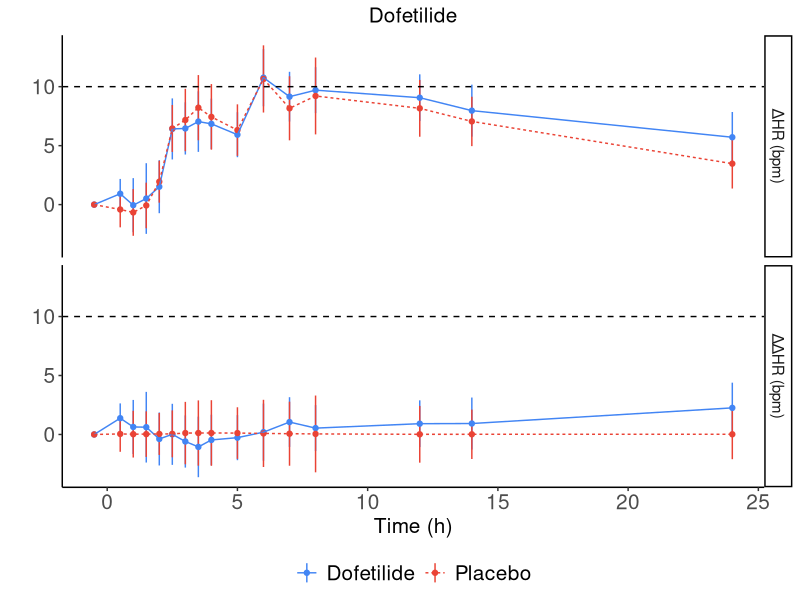
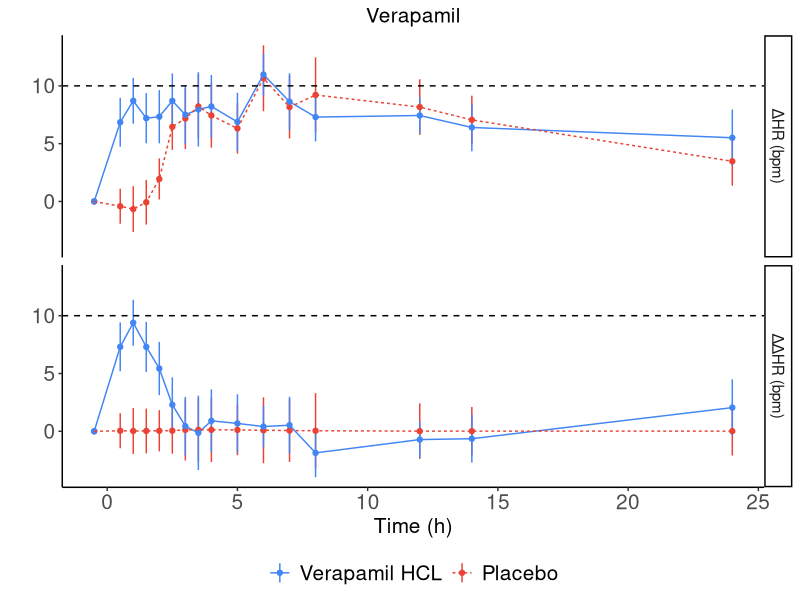
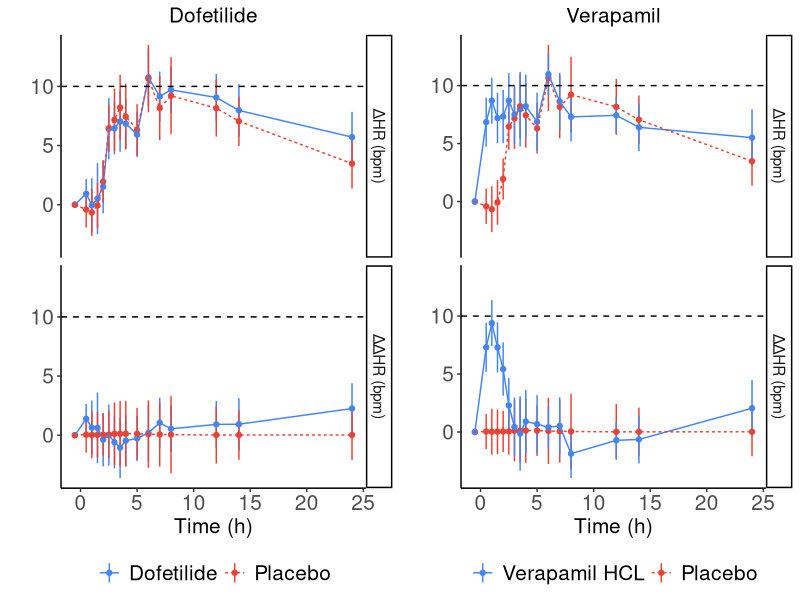
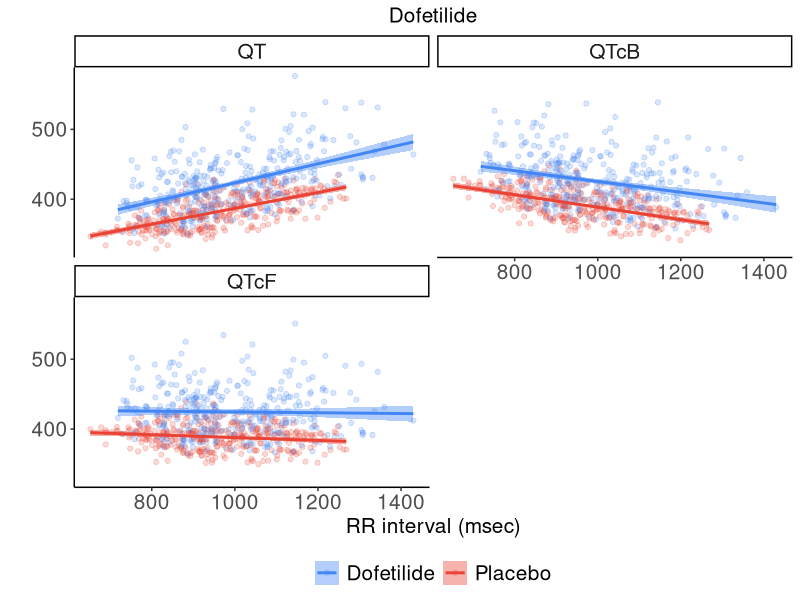
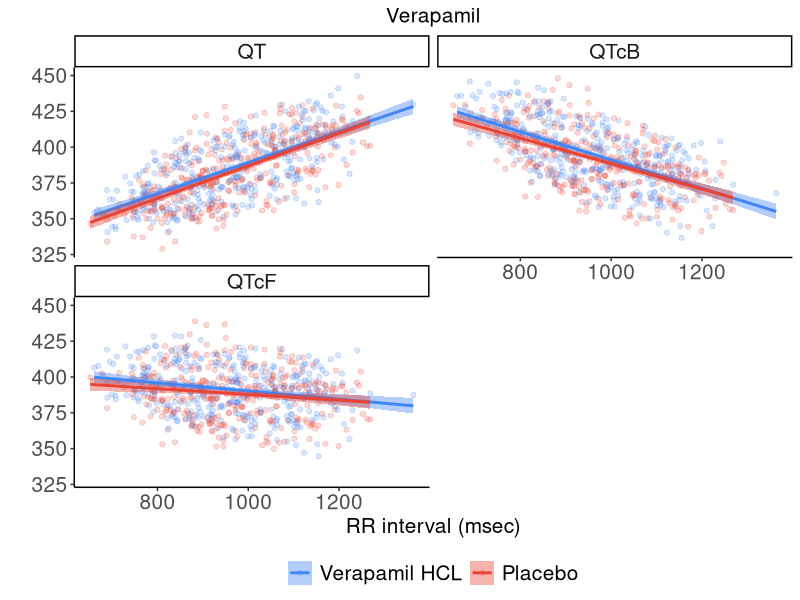
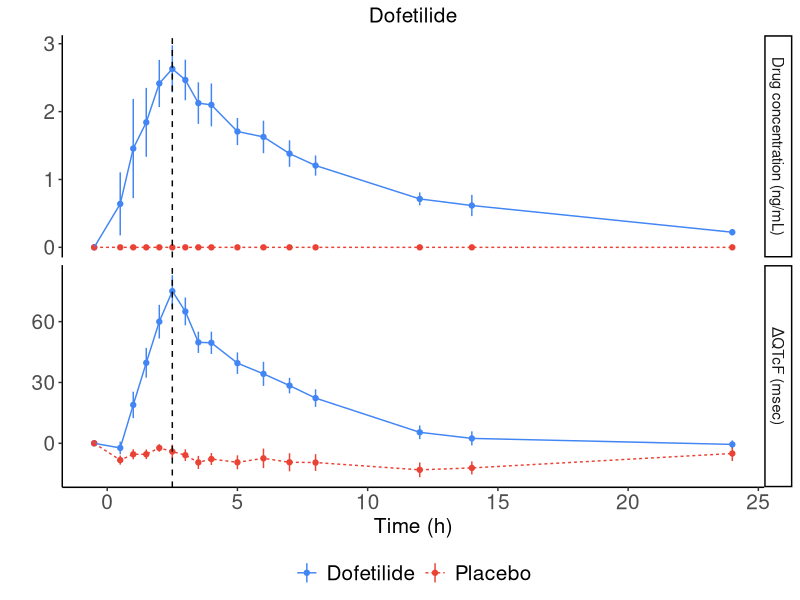
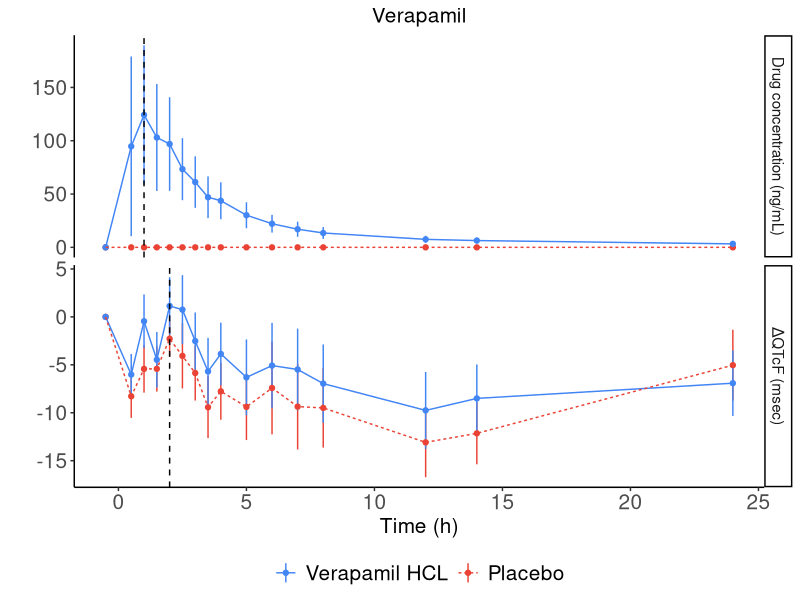
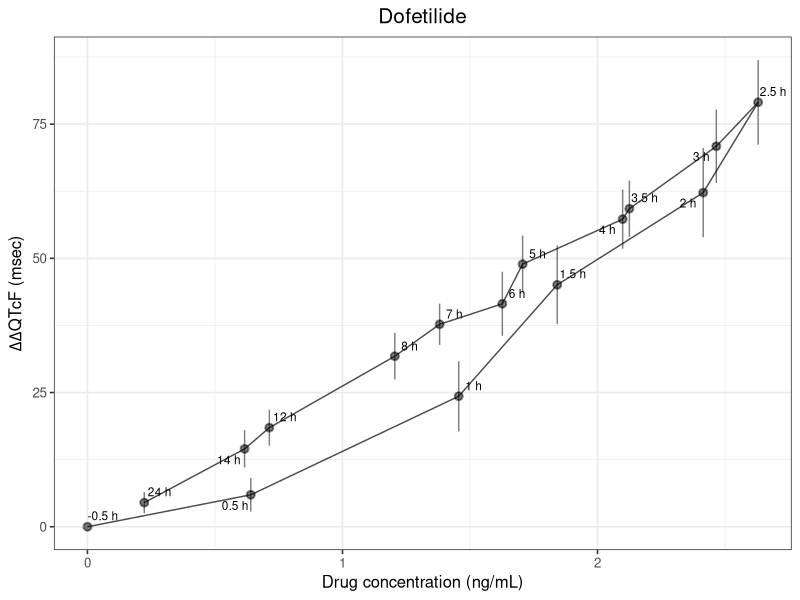

Here is the R script that generated these plots, in order:
## Created by: pharmacometrician
## Date: dd/mm/yyyy
## generate exploratory data analysis plots

#Clean environment
rm(list=ls())

library(dplyr)
library(cowplot)
library(ggplot2)
library(ggrepel)
library(readr)
library(tidyr)
library(ggthemes)

## Import datasetS
d0.dof <- read.csv("data/derived/qtpk_dofetilide.csv") 
d0.ver <- read.csv("data/derived/qtpk_verapamil.csv") 

## Settings for plots and labels
conc.label <- "Drug concentration (ng/mL)" 

# QT labels
delta.QTcF.label <- expression(paste(Delta,"QTcF (msec)"))
deltadelta.QTcF.label <- expression(paste(Delta,Delta,"QTcF (msec)"))

# time labels
time.label <- "Time (hours)"

# ggplot themes
theme_set(theme_bw(base_size = 12))

plot_settings <- list(
theme_classic(),
theme(axis.title = element_text(size = 15),
    axis.text = element_text(size = 15),
    legend.title = element_text(size = 15),
    legend.text = element_text(size = 15),
    strip.text.x = element_text(size = 15)))

## summary function (calculates arithmetic mean, median, min, max, sd (standard deviation), n (number of samples), 
# se (standard error), LCL (lower limit of 90% CI) and UCL (upper limit of 90% CI) )
my.sum.fun<-funs(mean   = mean(. ,na.rm=T),
                 median = median(. , na.rm=T),
                 min    = min(. ,na.rm=T),
                 max    = max(. ,na.rm=T),
                 sd     = sd(. ,na.rm=T), 
                 n      = sum(!is.na(.)),
                 se     = sd(. ,na.rm=T)/sqrt(sum(!is.na(.))),
                 LCL    = mean(. ,na.rm=T)+qnorm(0.05)*(sd(. ,na.rm=T)/sqrt(sum(!is.na(.)))),
                 UCL    = mean(. ,na.rm=T)+qnorm(0.95)*(sd(. ,na.rm=T)/sqrt(sum(!is.na(.)))))

## Time course of dHR and ddHR: format the data and create exploratory plots for HR

# dofetilide

hr.dt.dof <-d0.dof %>%
  # Make long dataset
  dplyr::select(USUBJID, TREAT, TIME, QTcF.CFB, HR.CFB, ddHR, CONC) %>%
  gather(key = KEY, value = VALUE, -USUBJID, -TREAT, -TIME) %>%
  ## Group by these factors
  group_by(KEY, TREAT, TIME) %>%
  ## Summarize HR, PK, and QT by factors using my summary function 
  summarise_at(vars(VALUE), my.sum.fun) %>%
  ## Show mean and Sd for PK and CI for HR and QT
  mutate(P.UCL = ifelse(KEY  == "CONC", mean+sd, UCL),
         P.LCL = ifelse(KEY  == "CONC", mean-sd, LCL)) %>%
  ungroup() %>%
  ## Labels for facets in plot
  mutate(key2=case_when(KEY=="CONC" ~ conc.label,
                        KEY=="HR.CFB" ~ "\u0394HR (bpm)",
                        KEY=="ddHR" ~ "\u0394\u0394HR (bpm)",
                        KEY=="QTcF.CFB" ~ "\u0394QTcF (msec)"
  ))

## Create cut-offs for time course plots
hline.data <- data.frame(cutoff = c(NA, 10, 10, 10),
                         KEY = c("CONC", "HR.CFB", "ddHR","QTcF.CFB"))

## To arrange group legend in plot
hr.dt.dof$TREAT <- factor(hr.dt.dof$TREAT, levels = c("Dofetilide","Placebo"))

## Make HR by time figure

By.Time.HR.dof <-ggplot(data=hr.dt.dof %>% filter(KEY %in% c("HR.CFB","ddHR")), aes(x=TIME,y=mean, col=TREAT))+
  geom_linerange(aes(ymin=P.LCL, ymax=P.UCL))+
  geom_point()+
  geom_line(aes(x=TIME,y=mean, linetype=TREAT, group=TREAT))+
  labs(title="Dofetilide",x="Time (h)", y="")+
  facet_grid(key2~.)+ 
  geom_hline(data = hline.data %>% filter(KEY %in% c("HR.CFB","ddHR")), aes(yintercept = cutoff), linetype="dashed") +
  theme(strip.text = element_text(
    size = 10)) +
  plot_settings +
  theme(legend.title=element_blank(),
        legend.position="bottom",
        plot.title = element_text(hjust = 0.5,size=15),
        strip.text = element_text(size = 11))+
  scale_color_gdocs()
By.Time.HR.dof

# verapamil
hr.dt.ver <-d0.ver %>%
  # Make long dataset
  dplyr::select(USUBJID, TREAT, TIME, QTcF.CFB, HR.CFB, ddHR, CONC) %>%
  gather(key = KEY, value = VALUE, -USUBJID, -TREAT, -TIME) %>%
  ## Group by these factors
  group_by(KEY, TREAT, TIME) %>%
  ## Summarize HR, PK, and QT by factors using my summary function 
  summarise_at(vars(VALUE), my.sum.fun) %>%
  ## Show mean and Sd for PK and CI for HR and QT
  mutate(P.UCL = ifelse(KEY  == "CONC", mean+sd, UCL),
         P.LCL = ifelse(KEY  == "CONC", mean-sd, LCL)) %>%
  ungroup() %>%
  ## Labels for facets in plot
  mutate(key2=case_when(KEY=="CONC" ~ conc.label,
                        KEY=="HR.CFB" ~ "\u0394HR (bpm)",
                        KEY=="ddHR" ~ "\u0394\u0394HR (bpm)",
                        KEY=="QTcF.CFB" ~ "\u0394QTcF (msec)"
  ))

## To arrange group legend in plot
hr.dt.ver$TREAT <- factor(hr.dt.ver$TREAT, levels = c("Verapamil HCL","Placebo"))

## Make HR by time figure

By.Time.HR.ver <-ggplot(data=hr.dt.ver %>% filter(KEY %in% c("HR.CFB","ddHR")), aes(x=TIME,y=mean, col=TREAT))+
  geom_linerange(aes(ymin=P.LCL, ymax=P.UCL))+
  geom_point()+
  geom_line(aes(x=TIME,y=mean, linetype=TREAT, group=TREAT))+
  labs(title="Verapamil",x="Time (h)", y="")+
  facet_grid(key2~.)+ 
  geom_hline(data = hline.data %>% filter(KEY %in% c("HR.CFB","ddHR")), aes(yintercept = cutoff), linetype="dashed") +
  theme(strip.text = element_text(
    size = 10)) +
  plot_settings +
  theme(legend.title=element_blank(),
        legend.position="bottom",
        plot.title = element_text(hjust = 0.5,size=15),
        strip.text = element_text(size = 11))+
  scale_color_gdocs()
By.Time.HR.ver

By.Time.HR.both <- plot_grid(By.Time.HR.dof, By.Time.HR.ver, align="hv")
By.Time.HR.both

### Generate QTc versus RR plot

## dofetilide
# format the data
mplot.data.dof <- d0.dof %>% 
  dplyr::select(USUBJID, TREAT, ACTIVE, QT=QTm, RRm, QTcF, QTcB) %>%
  gather(value = value, key = type, -RRm, -USUBJID, -TREAT, -ACTIVE) 

## To arrange group legend in plot
mplot.data.dof$TREAT <- factor(mplot.data.dof$TREAT, levels = c("Dofetilide","Placebo"))

# generate the plot
m.plot.dof <- ggplot(data=mplot.data.dof, aes(RRm, value, col=TREAT))+
  geom_point(alpha=0.2)+
  facet_wrap(~type, nrow=2)+          
  geom_smooth(aes(RRm, value, fill=TREAT),
              linewidth=1, method="lm", se=T)+
  labs(title="Dofetilide",x="RR interval (msec)", 
       y="") +
  plot_settings +
  theme(legend.title=element_blank(),
        legend.position="bottom",
        plot.title = element_text(hjust = 0.5,size=15))+
  scale_color_gdocs()+
  scale_fill_gdocs() 
m.plot.dof

## verapamil
# format the data
mplot.data.ver <- d0.ver %>% 
  dplyr::select(USUBJID, TREAT, ACTIVE, QT=QTm, RRm, QTcF, QTcB) %>%
  gather(value = value, key = type, -RRm, -USUBJID, -TREAT, -ACTIVE) 

## To arrange group legend in plot
mplot.data.ver$TREAT <- factor(mplot.data.ver$TREAT, levels = c("Verapamil HCL","Placebo"))

# generate the plot
m.plot.ver <- ggplot(data=mplot.data.ver, aes(RRm, value, col=TREAT))+
  geom_point(alpha=0.2)+
  facet_wrap(~type, nrow=2)+          
  geom_smooth(aes(RRm, value, fill=TREAT),
              linewidth=1, method="lm", se=T)+
  labs(title="Verapamil",x="RR interval (msec)", 
       y="") +
  plot_settings +
  theme(legend.title=element_blank(),
        legend.position="bottom",
        plot.title = element_text(hjust = 0.5,size=15))+
  scale_color_gdocs()+
  scale_fill_gdocs()
m.plot.ver

m.plot.both <- plot_grid(m.plot.dof,m.plot.ver, align="hv")

# extract lm equation and summary, if needed; example code for dofetilide, QTcF vs RR:
fit <- lm(value~RRm,data=mplot.data.dof %>% filter(TREAT=="Dofetilide" & type=="QTcF"))
summary(fit) 

### Generate time course of drug concentration and dQTcF

## dofetilide

# identify time of max concentration and max dQTcF to include in the plot
max.effect.dof <- hr.dt.dof %>% 
  filter(TREAT=="Dofetilide") %>%
  filter(KEY %in% c("CONC","QTcF.CFB")) %>%
  group_by(KEY) %>%
  summarize(max.eff = max(mean))
# extract which timepoint this corresponds to
max.time.dof <- hr.dt.dof %>% 
  filter(KEY=="CONC" & mean==max.effect.dof$max.eff[max.effect.dof$KEY=="CONC"] | 
        KEY=="QTcF.CFB" & mean==max.effect.dof$max.eff[max.effect.dof$KEY=="QTcF.CFB"])

# generate the plot
By.Time.QT.dof <-ggplot(data=hr.dt.dof %>% filter(KEY %in% c("CONC","QTcF.CFB")), aes(x=TIME,y=mean, col=TREAT))+
  geom_linerange(aes(ymin=P.LCL, ymax=P.UCL))+
  geom_point()+
  geom_line(aes(x=TIME,y=mean, linetype=TREAT, group=TREAT))+
  labs(title="Dofetilide",x="Time (h)", y="")+
  facet_grid(key2~.,scales = "free_y")+ 
  theme(strip.text = element_text(
    size = 10)) +
  plot_settings +
  theme(legend.title=element_blank(),
        legend.position="bottom",
        plot.title = element_text(hjust = 0.5,size=15),
        strip.text = element_text(size = 11))+
  scale_color_gdocs() +
  # add vertical lines for dofetilide max effect
  geom_vline(data=max.time.dof,aes(xintercept=TIME), linetype="dashed")
By.Time.QT.dof

## verapamil

# identify time of max concentration and max dQTcF to include in the plot
max.effect.ver <- hr.dt.ver %>% 
  filter(TREAT=="Verapamil HCL") %>%
  filter(KEY %in% c("CONC","QTcF.CFB")) %>%
  group_by(KEY) %>%
  summarize(max.eff = max(mean))
# extract which timepoint this corresponds to
max.time.ver <- hr.dt.ver %>% 
  filter(KEY=="CONC" & mean==max.effect.ver$max.eff[max.effect.ver$KEY=="CONC"] | 
           KEY=="QTcF.CFB" & mean==max.effect.ver$max.eff[max.effect.ver$KEY=="QTcF.CFB"])

# generate the plot
By.Time.QT.ver <-ggplot(data=hr.dt.ver %>% filter(KEY %in% c("CONC","QTcF.CFB")), aes(x=TIME,y=mean, col=TREAT))+
  geom_linerange(aes(ymin=P.LCL, ymax=P.UCL))+
  geom_point()+
  geom_line(aes(x=TIME,y=mean, linetype=TREAT, group=TREAT))+
  labs(title="Verapamil",x="Time (h)", y="")+
  facet_grid(key2~.,scales = "free_y")+ 
  theme(strip.text = element_text(
    size = 10)) +
  plot_settings +
  theme(legend.title=element_blank(),
        legend.position="bottom",
        plot.title = element_text(hjust = 0.5,size=15),
        strip.text = element_text(size = 11))+
  scale_color_gdocs() +
  # add vertical lines for verapamil max effect
  geom_vline(data=max.time.ver,aes(xintercept=TIME), linetype="dashed")
By.Time.QT.ver

By.Time.QT.both <- plot_grid(By.Time.QT.dof,By.Time.QT.ver, align="hv")

### Generate hysteresis plot 

##dofetilide

# format the data
hyst.qtpk.dof <- d0.dof %>%
  ## grouping factors 
  group_by(TREAT, TIME) %>% 
  ## summarize PK and ddQT by factors using my summary function 
  summarise_at(vars(CONC, ddQTcF), my.sum.fun) %>%
  mutate(TIME_LABEL = parse_factor(paste0(as.character(TIME)," h")))

# generate the plot
Hysteresis.plot.dof <- ggplot(data=hyst.qtpk.dof %>%filter(TREAT!="Placebo"), aes(x=CONC_mean, y=ddQTcF_mean))+
  geom_path(alpha=0.7)+
  geom_pointrange(aes(ymin=ddQTcF_LCL, ymax=ddQTcF_UCL), alpha=0.5)+
  geom_text_repel(size =3, aes(label=TIME_LABEL))+
  labs(title="Dofetilide",
       x=conc.label, y=deltadelta.QTcF.label) +
  theme(plot.title = element_text(hjust = 0.5,size=15))
Hysteresis.plot.dof

## verapamil

# format the data
hyst.qtpk.ver <- d0.ver %>%
  ## grouping factors 
  group_by(TREAT, TIME) %>% 
  ## summarize PK and ddQT by factors using my summary function 
  summarise_at(vars(CONC, ddQTcF), my.sum.fun) %>%
  mutate(TIME_LABEL = parse_factor(paste0(as.character(TIME)," h")))

# generate the plot
Hysteresis.plot.ver <- ggplot(data=hyst.qtpk.ver %>%filter(TREAT!="Placebo"), aes(x=CONC_mean, y=ddQTcF_mean))+
  geom_path(alpha=0.7)+
  geom_pointrange(aes(ymin=ddQTcF_LCL, ymax=ddQTcF_UCL), alpha=0.5)+
  geom_text_repel(size =3, aes(label=TIME_LABEL))+
  labs(title="Verapamil",
       x=conc.label, y=deltadelta.QTcF.label) +
  theme(plot.title = element_text(hjust = 0.5,size=15))
Hysteresis.plot.ver

### generate concentration versus ΔΔQTcF bin-plot

## dofetilide

# format the data
Bin.qtpk.dof <- d0.dof %>%
  ## remove missing CONC, and ddQTcF and Placebo
  filter(!is.na(CONC) & !is.na(ddQTcF) & TREAT!="Placebo") %>%
  ## Create Deciles and use that as a factor for summary function 
  group_by(Decile=ntile(CONC, 10), TREAT) %>% 
  summarise_at(vars(CONC, ddQTcF), my.sum.fun)

## Create data for plotting bin width
## Shows the cutpoints of the bins (min and max)
plot.bins.dof<-expand.grid(cutpoints=c(Bin.qtpk.dof$CONC_min, max(d0.dof$CONC, na.rm=T)),
                       y.plot=min(Bin.qtpk.dof$ddQTcF_min, na.rm=T)*1.2)

d0.dof$TREAT <- factor(d0.dof$TREAT, levels = c("Dofetilide","Placebo"))

# generate the plot
Explor.plot.dof <-ggplot()+
  geom_point(data=d0.dof, aes(x=CONC, y=ddQTcF, col=TREAT), alpha=0.2)+
  geom_smooth(data=d0.dof, method="lm",se=F, col="black", size=0.5, linetype=2, aes(x=CONC, y=ddQTcF))+
  geom_smooth(data=d0.dof, method="loess",se=F, col="#f44336", aes(x=CONC, y=ddQTcF))+
  geom_pointrange(data=Bin.qtpk.dof, aes(x=CONC_median, 
                                     ymax=ddQTcF_mean+ddQTcF_sd, 
                                     ymin=ddQTcF_mean-ddQTcF_sd,
                                     y=ddQTcF_mean, 
                                     col=TREAT)) +
  geom_point(data=plot.bins.dof, aes(y=y.plot, x=cutpoints), shape="|", size=2 )+
  geom_line(data=plot.bins.dof, aes(y=y.plot, x=cutpoints), size=0.25)+
  labs(title="Dofetilide",x=conc.label, y=deltadelta.QTcF.label) +
  theme(plot.title = element_text(hjust = 0.5,size=15)) +
  theme(legend.position="none") +
  scale_color_gdocs()
Explor.plot.dof

## verapamil

# format the data
Bin.qtpk.ver <- d0.ver %>%
  ## remove missing CONC, and ddQTcF and Placebo
  filter(!is.na(CONC) & !is.na(ddQTcF) & TREAT!="Placebo") %>%
  ## Create Deciles and use that as a factor for summary function 
  group_by(Decile=ntile(CONC, 10), TREAT) %>% 
  summarise_at(vars(CONC, ddQTcF), my.sum.fun)

## Create data for plotting bin width
## Shows the cutpoints of the bins (min and max)
plot.bins.ver<-expand.grid(cutpoints=c(Bin.qtpk.ver$CONC_min, max(d0.ver$CONC, na.rm=T)),
                           y.plot=min(Bin.qtpk.ver$ddQTcF_min, na.rm=T)*1.2)

## To arrange group legend in plot
d0.ver$TREAT <- factor(d0.ver$TREAT, levels = c("Verapamil HCL","Placebo"))

# generate the plot
Explor.plot.ver <-ggplot()+
  geom_point(data=d0.ver, aes(x=CONC, y=ddQTcF, col=TREAT), alpha=0.2)+
  geom_smooth(data=d0.ver, method="lm",se=F, col="black", size=0.5, linetype=2, aes(x=CONC, y=ddQTcF))+
  geom_smooth(data=d0.ver, method="loess",se=F, col="#f44336", aes(x=CONC, y=ddQTcF))+
  geom_pointrange(data=Bin.qtpk.ver, aes(x=CONC_median, 
                                         ymax=ddQTcF_mean+ddQTcF_sd, 
                                         ymin=ddQTcF_mean-ddQTcF_sd,
                                         y=ddQTcF_mean, 
                                         col=TREAT)) +
  geom_point(data=plot.bins.ver, aes(y=y.plot, x=cutpoints), shape="|", size=2 )+
  geom_line(data=plot.bins.ver, aes(y=y.plot, x=cutpoints), size=0.25)+
  labs(title="Verapamil",x=conc.label, y=deltadelta.QTcF.label) +
  theme(plot.title = element_text(hjust = 0.5,size=15)) +
  theme(legend.position="none") +
  scale_color_gdocs()
Explor.plot.ver
